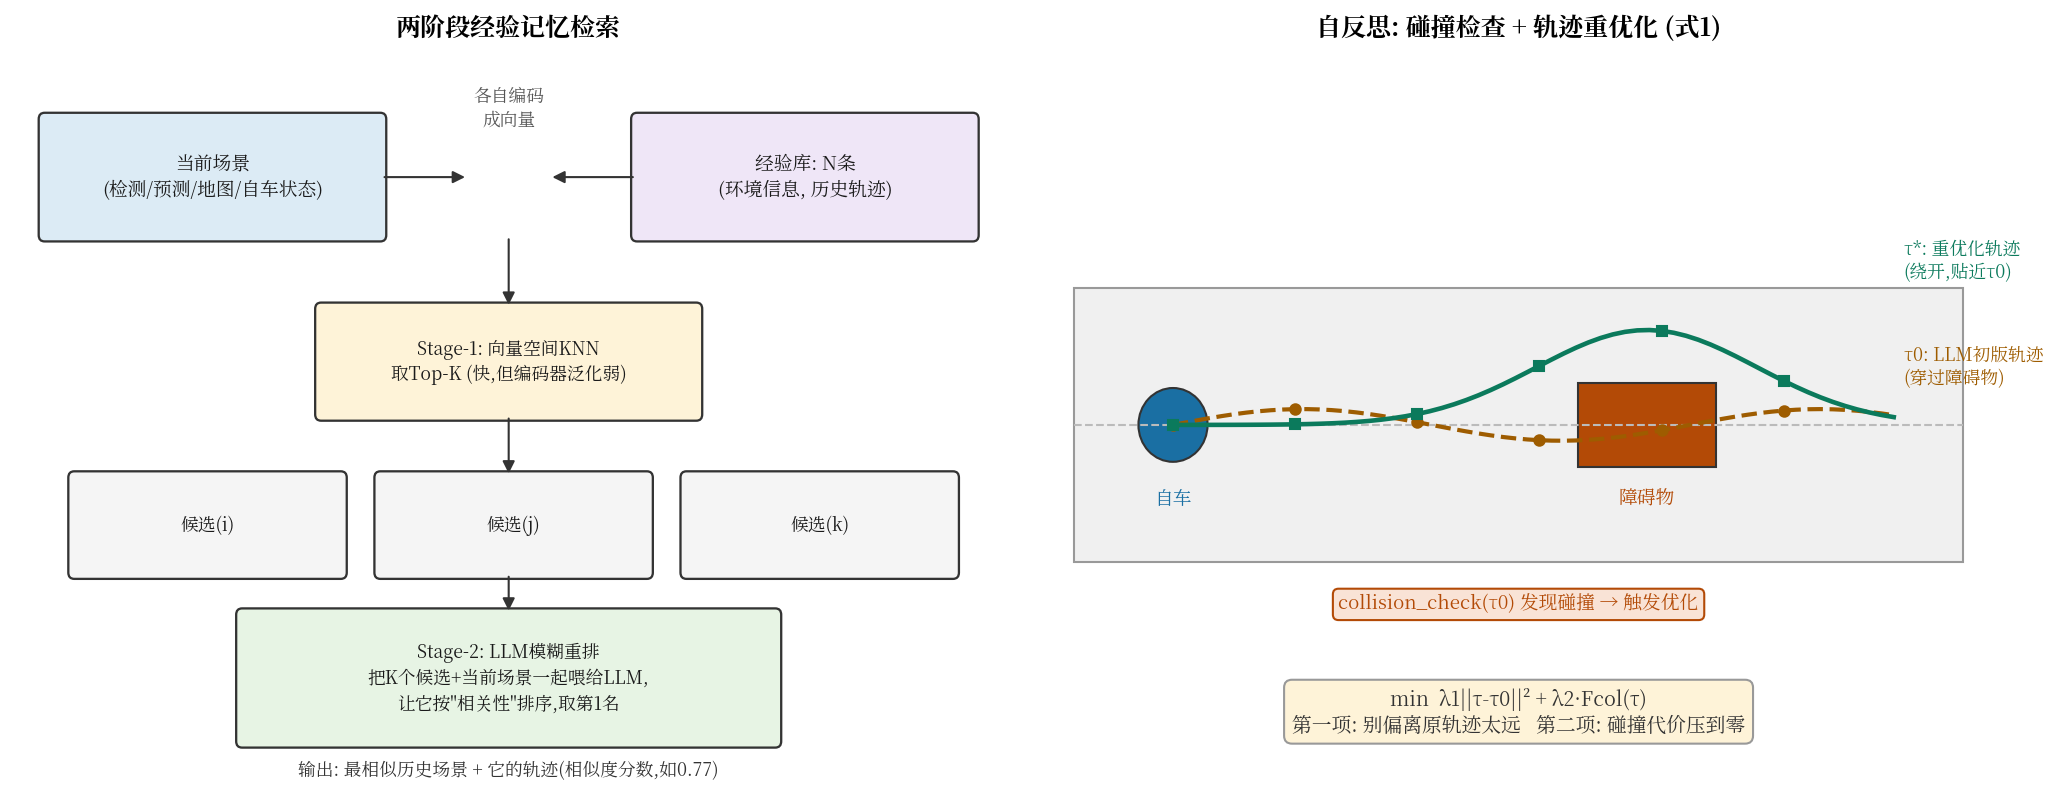

This figure's Python source:
# -*- coding: utf-8 -*-
"""两阶段记忆检索示意:向量KNN粗排 -> LLM模糊重排;以及自反思优化式(1)的几何含义."""
import matplotlib
matplotlib.use("Agg")
import matplotlib.pyplot as plt
import numpy as np
from matplotlib.patches import FancyBboxPatch, FancyArrowPatch, Circle

from matplotlib import font_manager
font_manager.fontManager.addfont("/usr/share/fonts/opentype/noto/NotoSerifCJK-Regular.ttc")
plt.rcParams["font.sans-serif"] = ["Noto Serif CJK JP", "DejaVu Sans"]
plt.rcParams["axes.unicode_minus"] = False

fig, axes = plt.subplots(1, 2, figsize=(14, 5.5))

# ---- 左图:两阶段检索 ----
ax = axes[0]
ax.set_xlim(0, 10)
ax.set_ylim(0, 7)
ax.axis("off")
ax.set_title("两阶段经验记忆检索", fontsize=12, weight="bold", pad=10)

def box(ax, x, y, w, h, text, fc, fs=9):
    b = FancyBboxPatch((x, y), w, h, boxstyle="round,pad=0.06", fc=fc, ec="#333", lw=1.1)
    ax.add_patch(b)
    ax.text(x + w / 2, y + h / 2, text, ha="center", va="center", fontsize=fs, color="#1a1a1a", linespacing=1.35)

box(ax, 0.3, 5.3, 3.4, 1.1, "当前场景\n(检测/预测/地图/自车状态)", "#dcebf5")
box(ax, 6.3, 5.3, 3.4, 1.1, "经验库: N条\n(环境信息, 历史轨迹)", "#efe6f7")
ax.text(5.0, 6.35, "各自编码\n成向量", ha="center", fontsize=8.5, color="#555")
a = FancyArrowPatch((3.7, 5.85), (4.6, 5.85), arrowstyle="-|>", mutation_scale=12, color="#333"); ax.add_patch(a)
a = FancyArrowPatch((6.3, 5.85), (5.4, 5.85), arrowstyle="-|>", mutation_scale=12, color="#333"); ax.add_patch(a)

box(ax, 3.1, 3.6, 3.8, 1.0, "Stage-1: 向量空间KNN\n取Top-K (快,但编码器泛化弱)", "#fef3d8", fs=8.5)
a = FancyArrowPatch((5.0, 5.3), (5.0, 4.6), arrowstyle="-|>", mutation_scale=12, color="#333"); ax.add_patch(a)

for i, t in enumerate(["候选(i)", "候选(j)", "候选(k)"]):
    box(ax, 0.6 + i * 3.1, 2.1, 2.7, 0.9, t, "#f5f5f5", fs=8.5)
a = FancyArrowPatch((5.0, 3.6), (5.0, 3.0), arrowstyle="-|>", mutation_scale=12, color="#333"); ax.add_patch(a)

box(ax, 2.3, 0.5, 5.4, 1.2, "Stage-2: LLM模糊重排\n把K个候选+当前场景一起喂给LLM,\n让它按\"相关性\"排序,取第1名", "#e7f4e4", fs=8.5)
a = FancyArrowPatch((5.0, 2.1), (5.0, 1.7), arrowstyle="-|>", mutation_scale=12, color="#333"); ax.add_patch(a)
ax.text(5.0, 0.18, "输出: 最相似历史场景 + 它的轨迹(相似度分数,如0.77)", ha="center", fontsize=8.5, color="#333")

# ---- 右图:自反思优化 ----
ax = axes[1]
ax.set_xlim(0, 10)
ax.set_ylim(0, 7)
ax.axis("off")
ax.set_title("自反思: 碰撞检查 + 轨迹重优化 (式1)", fontsize=12, weight="bold", pad=10)

# road
ax.add_patch(plt.Rectangle((0.5, 2.2), 9, 2.6, fc="#f0f0f0", ec="#999"))
ax.plot([0.5, 9.5], [3.5, 3.5], "--", color="#bbb", lw=1)
# ego start
ax.add_patch(Circle((1.5, 3.5), 0.35, fc="#1a6fa3", ec="#333"))
ax.text(1.5, 2.75, "自车", ha="center", fontsize=9, color="#1a6fa3")
# obstacle
ax.add_patch(plt.Rectangle((5.6, 3.1), 1.4, 0.8, fc="#b34a06", ec="#333"))
ax.text(6.3, 2.75, "障碍物", ha="center", fontsize=9, color="#b34a06")

# planned trajectory (colliding) - dashed orange through obstacle
tx = np.linspace(1.5, 8.8, 60)
ty = 3.5 + 0.15 * np.sin((tx - 1.5) * 1.2)
ax.plot(tx, ty, "--", color="#9e5c00", lw=2)
ax.plot(tx[::10], ty[::10], "o", color="#9e5c00", ms=5)
ax.text(8.9, 3.9, "τ0: LLM初版轨迹\n(穿过障碍物)", fontsize=8.5, color="#9e5c00")

# refined trajectory - green solid curving around
tx2 = np.linspace(1.5, 8.8, 60)
ty2 = 3.5 + 0.9 * np.exp(-((tx2 - 6.3) ** 2) / 2.5)
ax.plot(tx2, ty2, "-", color="#0b7a5c", lw=2.2)
ax.plot(tx2[::10], ty2[::10], "s", color="#0b7a5c", ms=5)
ax.text(8.9, 4.9, "τ*: 重优化轨迹\n(绕开,贴近τ0)", fontsize=8.5, color="#0b7a5c")

ax.text(5.0, 0.6, "min  λ1||τ-τ0||² + λ2·Fcol(τ)\n第一项: 别偏离原轨迹太远   第二项: 碰撞代价压到零",
        ha="center", fontsize=9.5, color="#333",
        bbox=dict(boxstyle="round,pad=0.4", fc="#fef3d8", ec="#999"))
ax.text(5.0, 1.75, "collision_check(τ0) 发现碰撞 → 触发优化", ha="center", fontsize=9, color="#b34a06",
        bbox=dict(boxstyle="round,pad=0.3", fc="#f9e3d6", ec="#b34a06"))

plt.tight_layout()
plt.savefig("/home/hatch/workspace/your_files/agentic-driving-idea-report/xray/113-Agent-agentdriver/fig-memory-reflection.png", dpi=150, bbox_inches="tight")
print("saved fig-memory-reflection.png")
